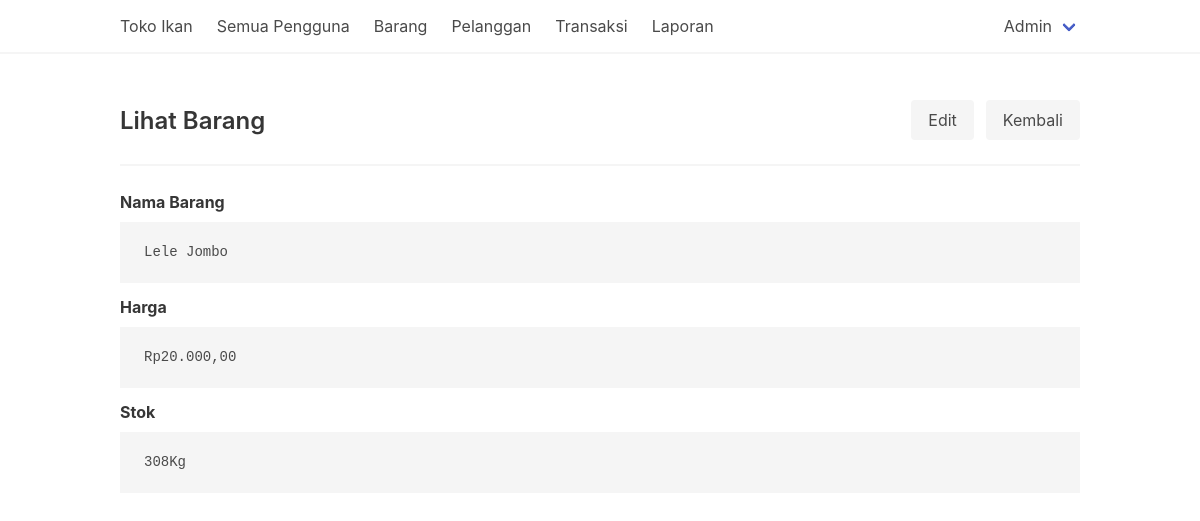
The page /barang-show.php?id=2 (signed in) on the database as committed earlier.
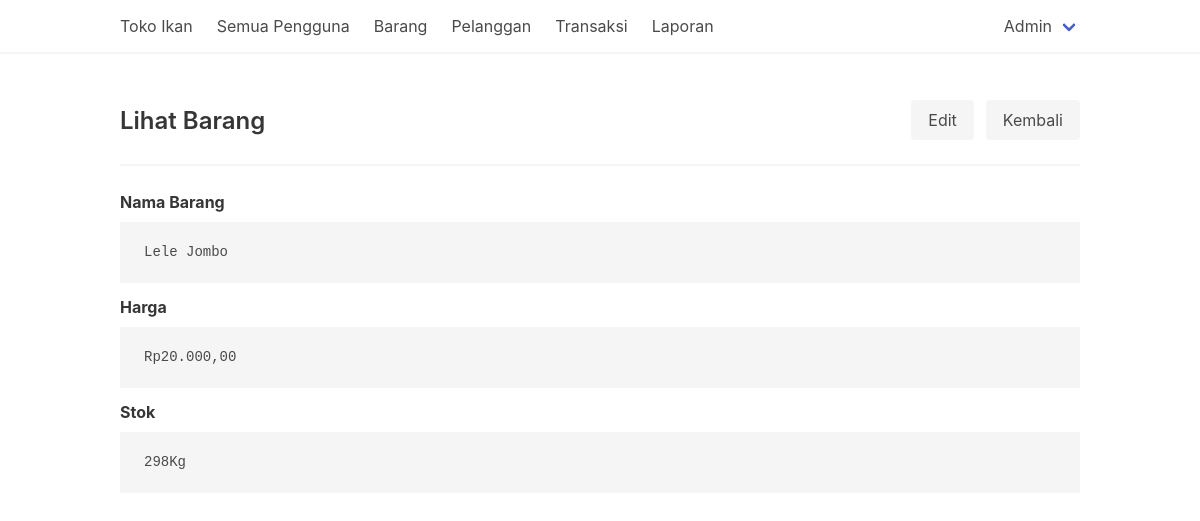
The same page on the database as committed later.
### tables this page shows
CREATE TABLE `barang` (
  `id_barang_055` int(11) NOT NULL,
  `nama_barang_055` varchar(30) NOT NULL,
  `harga_barang_055` decimal(16,2) NOT NULL,
  `stok_barang_055` int(11) NOT NULL
);

### config/function.php (called while the page is built, shortened)
<?php
function money($number)
{
    return 'Rp' . number_format($number, 2, ',', '.');
}
function kilo($amount)
{
    return "{$amount}Kg";
}

### barang-show.php (the view, shortened to what this page needs)
<?php
require_once "template/theHeader.php";
?>
<div class="level">
    <div class="level-left">
        <div class="level-item">
            <h1 class="title is-4">Lihat Barang</h1>
        </div>
    </div>
    <div class="level-right">
        <div class="level-item">
            <a href="barang-edit.php?id=<?= $_GET['id'] ?>" class="button is-light">Edit</a>
        </div>
        <div class="level-item">
            <a href="barang.php" class="button is-light">Kembali</a>
        </div>
    </div>
</div>
<hr>
<?php
if (isset($_GET['id'])) {
    $query = $conn->query(sprintf("SELECT * FROM barang WHERE id_barang_055 = %s", $_GET['id']));
    $item = $query->fetch_object();
} else {
    return header('Location:barang.php');
}
?>
<div class="field">
    <label class="label">Nama Barang</label>
    <pre><?= $item->nama_barang_055; ?></pre>
</div>
<div class="field">
    <label class="label">Harga</label>
    <pre><?= money($item->harga_barang_055); ?></pre>
</div>
<div class="field">
    <label class="label">Stok</label>
    <pre><?= kilo($item->stok_barang_055); ?></pre>
</div>
<?php
require_once "template/theFooter.php"
?>

Rows that differ between the two databases and show on the page:
changed barang "Lele Jombo": stok_barang_055 "308Kg" → "298Kg"
